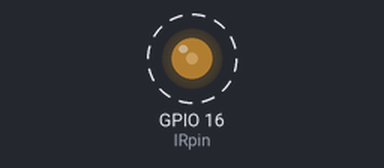
The sketch below on a simulated ESP8266 (NodeMCU). On the bench: output pins drawn as LEDs (lit = HIGH). Dashed ring = blinking.

Above: at 0.05 s.
Timing chart, 0 to 3.0 s (numbered marks = the images above):
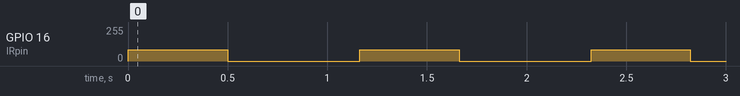

The sketch:

IRsend.ino
```cpp
int IRpin = 16;
unsigned long high_time = 500000;
unsigned long period = 660000 + high_time;
long t = micros();

void setup() {
  Serial.begin(115200);
  // put your setup code here, to run once:
  pinMode(16, OUTPUT);
  analogWriteFreq(40000);
  analogWriteRange(255);
}

void loop() {
  if (micros() - t < high_time) {
    analogWrite(16, 85);
  } else {
    analogWrite(16, 0);
  }
  if (micros() - t >= period)
    t = micros();
}
```

Measured:
- by itself, GPIO 16 (IRpin): alternates 85/255 for 0.50 s and 0/255 for 0.66 s
